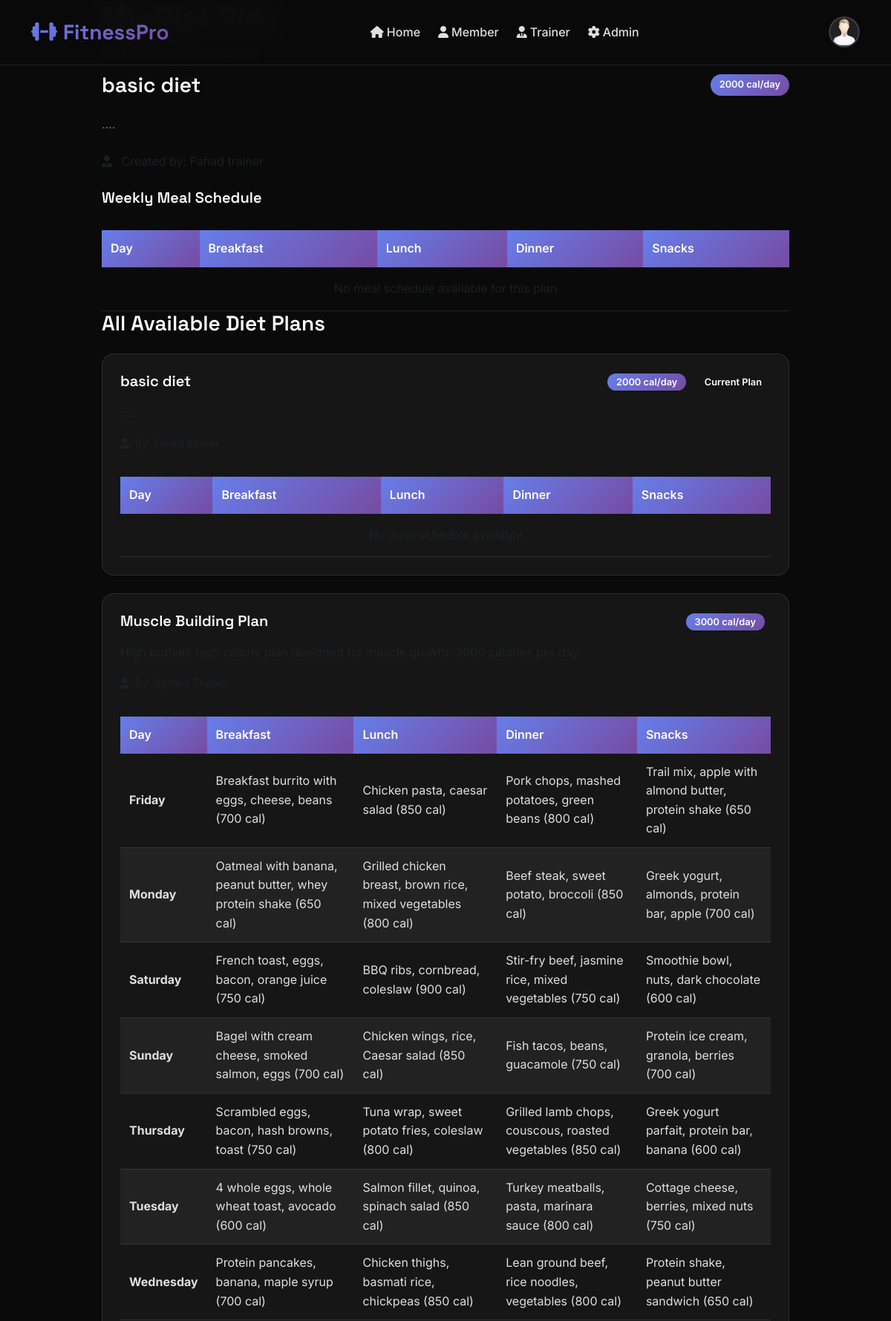
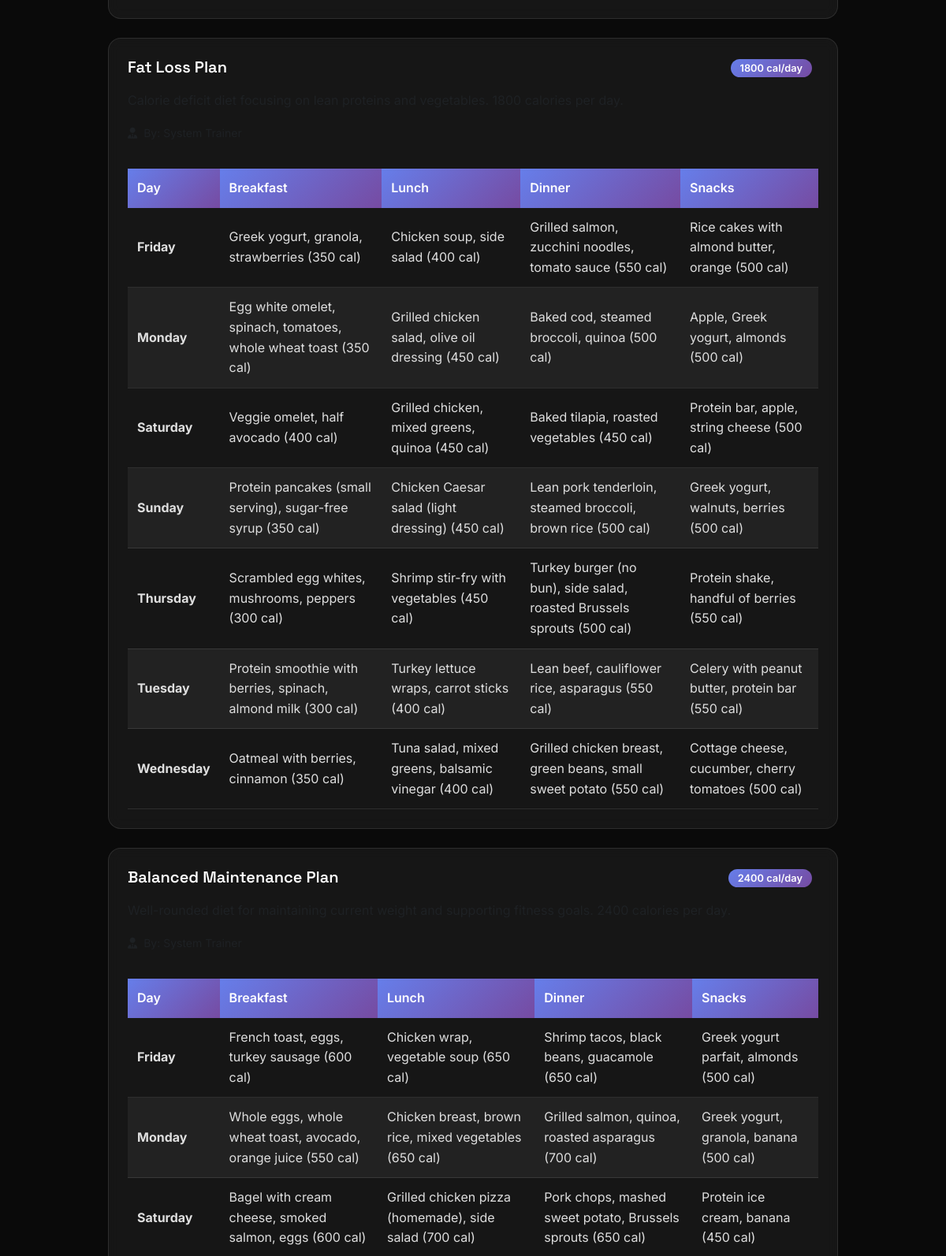
/diet_plan (signed in, upper part), run on the app's committed database (2 pictures, top to bottom).
### gym_management/gym_app/models.py (models this page shows, shortened)
class Gym_user(models.Model):
    first_name = models.CharField(max_length=50)
    last_name = models.CharField(max_length=50)
    dob = models.DateField()
    phone_number = models.CharField(max_length=20)
    image = models.ImageField(upload_to="users_profile_images/", default="users_profile_images/default.png", null=True, blank=True)
    weight = models.IntegerField(null=True, blank=True)
    height = models.IntegerField(null=True, blank=True)
    date_of_joining = models.DateTimeField(auto_now_add=True)
    email = models.CharField(max_length=50, null=True, blank=True)
    username = models.CharField(max_length=150, unique=True)
    password = models.CharField(max_length=100)
    address = models.ForeignKey(Address, on_delete=models.CASCADE, null=True, blank=True)
    gender = models.ForeignKey(Gender, on_delete=models.CASCADE)
    gym_split = models.ForeignKey(Gym_split, on_delete=models.CASCADE, null=True, blank=True)
    muscle_strength = models.ForeignKey(Muscle_strength, on_delete=models.CASCADE, null=True, blank=True)
    membership_plan = models.ForeignKey(MembershipPlan, on_delete=models.CASCADE, null=True, blank=True)
    payment_proof = models.ImageField(upload_to="payment_proofs/", null=True, blank=True)
    is_approved = models.BooleanField(default=False)
    is_blocked = models.BooleanField(default=False)
    membership_start_date = models.DateField(null=True, blank=True)
    membership_end_date = models.DateField(null=True, blank=True)
    reminder_sent = models.BooleanField(default=False)
    assigned_trainer = models.ForeignKey(Trainer, on_delete=models.SET_NULL, null=True, blank=True, related_name='assigned_members')
    trainer_requested = models.BooleanField(default=False)
    assigned_workout_plan = models.ForeignKey(WorkoutPlan, on_delete=models.SET_NULL, null=True, blank=True)
    assigned_diet_plan = models.ForeignKey(DietPlan, on_delete=models.SET_NULL, null=True, blank=True)
    @staticmethod
    def get_user_by_id(user_id):
        return Gym_user.objects.get(id=user_id)

class DietPlan(models.Model):
    trainer = models.ForeignKey(Trainer, on_delete=models.CASCADE, related_name='diet_plans')
    name = models.CharField(max_length=200)
    description = models.TextField()
    total_calories = models.IntegerField(null=True, blank=True)
    created_at = models.DateTimeField(auto_now_add=True)
    is_default = models.BooleanField(default=False)

class Trainer(models.Model):
    first_name = models.CharField(max_length=50)
    last_name = models.CharField(max_length=50)
    email = models.CharField(max_length=50, null=True, blank=True)
    phone_number = models.CharField(max_length=20)
    username = models.CharField(max_length=150, unique=True)
    password = models.CharField(max_length=100)
    specialization = models.CharField(max_length=200, null=True, blank=True)
    image = models.ImageField(upload_to="trainers/", default="trainers/default.png", null=True, blank=True)
    created_at = models.DateTimeField(auto_now_add=True)

class DietDay(models.Model):
    diet_plan = models.ForeignKey(DietPlan, on_delete=models.CASCADE, related_name='diet_days')
    day_name = models.CharField(max_length=20, choices=[
        ('Monday', 'Monday'),
        ('Tuesday', 'Tuesday'),
        ('Wednesday', 'Wednesday'),
        ('Thursday', 'Thursday'),
        ('Friday', 'Friday'),
        ('Saturday', 'Saturday'),
        ('Sunday', 'Sunday')
    ])
    breakfast = models.TextField()
    lunch = models.TextField()
    dinner = models.TextField()
    snacks = models.TextField(blank=True, null=True)
    class Meta:
        ordering = ['day_name']
        unique_together = ['diet_plan', 'day_name']

### gym_management/gym_app/views.py (the view)
# urls.py: path('diet_plan', views.diet_plan_detail_user, name='diet_plan'),
def diet_plan_detail_user(request):
    if 'user_id' not in request.session:
        return redirect('/user_login')
    user = Gym_user.get_user_by_id(request.session['user_id'])
    assigned_plan = user.assigned_diet_plan
    all_plans = DietPlan.objects.all().prefetch_related('diet_days')
    today_name = dt.datetime.now().strftime('%A')
    today_meals = None
    if assigned_plan:
        today_meals = DietDay.objects.filter(
            diet_plan=assigned_plan,
            day_name=today_name
        ).first()
    context = {
        'user': user,
        'assigned_plan': assigned_plan,
        'all_plans': all_plans,
        'today_meals': today_meals,
        'today_name': today_name
    }
    return render(request, 'diet_plan.html', context)

### gym_management/gym_app/templates/diet_plan.html (shortened to what this page needs)
{% extends 'base.html' %}
{% load static %}
{% block content %}
<div class="portal-container">
    <div class="container">
        <div class="row justify-content-center">
            <div class="col-lg-10">
                <div class="portal-card animate-slide-up">
                    <div class="portal-header">
                        <h1 class="portal-name">My Diet Plan</h1>
                        <p class="portal-username">Personalized nutrition guide</p>
                    </div>
                    <div class="portal-body">
                        {% if assigned_plan %}
                        <div class="portal-info animate-slide-up">
                            <div class="d-flex justify-content-between align-items-center mb-4">
                                <h3 class="mb-0">{{ assigned_plan.name }}</h3>
                                {% if assigned_plan.total_calories %}
                                <span class="calorie-badge">{{ assigned_plan.total_calories }} cal/day</span>
                                {% endif %}
                            </div>
                            <p class="text-secondary mb-4">{{ assigned_plan.description }}</p>
                            <p class="text-muted mb-4">
                                <i class="fas fa-user-tie me-2"></i>
                                Created by: {{ assigned_plan.trainer.first_name }} {{ assigned_plan.trainer.last_name }}
                            </p>
                            <h5 class="mb-3">Weekly Meal Schedule</h5>
                            <div class="table-responsive">
                                <table class="meal-table">
                                    <thead>
                                        <tr>
                                            <th>Day</th>
                                            <th>Breakfast</th>
                                            <th>Lunch</th>
                                            <th>Dinner</th>
                                            <th>Snacks</th>
                                        </tr>
                                    </thead>
                                    <tbody>
                                        {% for day in assigned_plan.diet_days.all %}
                                        <tr {% if day.day_name == today_name %}class="today-highlight"{% endif %}>
                                            <td><strong>{{ day.day_name }}</strong></td>
                                            <td>{{ day.breakfast|default:"—" }}</td>
                                            <td>{{ day.lunch|default:"—" }}</td>
                                            <td>{{ day.dinner|default:"—" }}</td>
                                            <td>{{ day.snacks|default:"—" }}</td>
                                        </tr>
                                        {% empty %}
                                        <tr>
                                            <td colspan="5" class="text-center text-muted py-3">
                                                No meal schedule available for this plan
                                            </td>
                                        </tr>
                                        {% endfor %}
                                    </tbody>
                                </table>
                            </div>
                        </div>
                        {% endif %}
                        <div class="portal-info animate-slide-up animate-delay-2">
                            <h3 class="mb-4">All Available Diet Plans</h3>
                            {% for plan in all_plans %}
                            <div class="plan-card">
                                <div class="d-flex justify-content-between align-items-start mb-3">
                                    <h5 class="mb-0">{{ plan.name }}</h5>
                                    <div>
                                        {% if plan.total_calories %}
                                        <span class="calorie-badge me-2">{{ plan.total_calories }} cal/day</span>
                                        {% endif %}
                                        {% if plan == assigned_plan %}
                                        <span class="current-badge">Current Plan</span>
                                        {% endif %}
                                    </div>
                                </div>
                                <p class="text-muted mb-3">{{ plan.description }}</p>
                                <p class="text-muted mb-3">
                                    <small>
                                        <i class="fas fa-user-tie me-1"></i>
                                    </small>
                                </p>
                                <div class="table-responsive">
                                    <table class="meal-table">
                                        <thead>
                                            <tr>
                                                <th>Day</th>
                                                <th>Breakfast</th>
                                                <th>Lunch</th>
                                                <th>Dinner</th>
                                                <th>Snacks</th>
                                            </tr>
                                        </thead>
                                        <tbody>
                                            {% for day in plan.diet_days.all %}
                                            <tr>
                                                <td><strong>{{ day.day_name }}</strong></td>
                                                <td>{{ day.breakfast|default:"—" }}</td>
                                                <td>{{ day.lunch|default:"—" }}</td>
                                                <td>{{ day.dinner|default:"—" }}</td>
                                                <td>{{ day.snacks|default:"—" }}</td>
                                            </tr>
                                            {% empty %}
                                            <tr>
                                                <td colspan="5" class="text-center text-muted py-3">
                                                </td>
                                            </tr>
                                            {% endfor %}
                                        </tbody>
                                    </table>
                                </div>
                            </div>
                            {% empty %}
                            <div class="text-center py-4">
                                <i class="fas fa-utensils text-muted mb-3" style="font-size: 3rem;"></i>
                                <p   style = "color : var(--text-muted)"  >No diet plans available yet</p>
                            </div>
                            {% endfor %}
                        </div>
                    </div>
                </div>
            </div>
        </div>
    </div>
</div>
{% endblock %}

### gym_management/gym_app/templates/base.html (shortened to what this page needs)
{% load static %}
<!DOCTYPE html>
<html lang="en">
<head>
    <link href="https://cdn.jsdelivr.net/npm/bootstrap@5.3.2/dist/css/bootstrap.min.css" rel="stylesheet">
    <link rel="stylesheet" href="https://cdnjs.cloudflare.com/ajax/libs/font-awesome/6.5.0/css/all.min.css">
    <link href="https://unpkg.com/aos@2.3.1/dist/aos.css" rel="stylesheet">
</head>
<body>
    <nav class="navbar navbar-expand-lg navbar-dark fixed-top" id="mainNavbar">
        <div class="container">
            <a class="navbar-brand" href="/">
                <i class="fas fa-dumbbell me-2"></i>FitnessPro
            </a>
            <div class="collapse navbar-collapse" id="navbarNav">
                <ul class="navbar-nav mx-auto">
                    <li class="nav-item">
                        <a class="nav-link active" href="/" data-page="home">
                            <i class="fas fa-home me-1"></i>Home
                        </a>
                    </li>
                    <li class="nav-item">
                        <a class="nav-link" href="/user_login" data-page="member">
                            <i class="fas fa-user me-1"></i>Member
                        </a>
                    </li>
                    <li class="nav-item">
                        <a class="nav-link" href="/trainer_login" data-page="trainer">
                            <i class="fas fa-user-tie me-1"></i>Trainer
                        </a>
                    </li>
                    <li class="nav-item">
                        <a class="nav-link" href="/admin_login" data-page="admin">
                            <i class="fas fa-cog me-1"></i>Admin
                        </a>
                    </li>
                </ul>
<div class="user-icon-container dropdown">
    {% if logged_in_user %}
        <a href="#" class="user-icon dropdown-toggle" id="userDropdown" data-bs-toggle="dropdown" aria-expanded="false" title="My Account">
            <img src="{{ logged_in_user.image.url }}" alt="Profile" style="width:42px;height:42px;border-radius:50%;object-fit:cover;">
        </a>
    {% else %}
        <a href="/user_login" class="user-icon" data-bs-toggle="tooltip" data-bs-placement="bottom" title="Login / Register">
            <i class="fas fa-user"></i>
        </a>
    {% endif %}
</div>
            </div>
        </div>
    </nav>
    <main>
        {% block content %}{% endblock %}
    </main>
</body>
</html>

### data on the page
Gym_user: image (placeholder picture)
DietPlan: name "basic diet", total_calories "2000", description "....", trainer.first_name "Fahad", trainer.last_name "trainer", shows "Current Plan"
DietPlan: name "Muscle Building Plan", total_calories "3000"
DietDay: day_name "Friday", breakfast "Breakfast burrito with eggs, cheese, beans (700 cal)", lunch "Chicken pasta, caesar salad (850 cal)", dinner "Pork chops, mashed potatoes, green beans (800 cal)", snacks "Trail mix, apple with almond butter, protein shake (650 cal)"
DietDay: day_name "Monday", breakfast "Oatmeal with banana, peanut butter, whey protein shake (650 cal)", lunch "Grilled chicken breast, brown rice, mixed vegetables (800 cal)", dinner "Beef steak, sweet potato, broccoli (850 cal)", snacks "Greek yogurt, almonds, protein bar, apple (700 cal)"
DietDay: day_name "Saturday", breakfast "French toast, eggs, bacon, orange juice (750 cal)", lunch "BBQ ribs, cornbread, coleslaw (900 cal)", dinner "Stir-fry beef, jasmine rice, mixed vegetables (750 cal)", snacks "Smoothie bowl, nuts, dark chocolate (600 cal)"
DietDay: day_name "Sunday", breakfast "Bagel with cream cheese, smoked salmon, eggs (700 cal)", lunch "Chicken wings, rice, Caesar salad (850 cal)", dinner "Fish tacos, beans, guacamole (750 cal)", snacks "Protein ice cream, granola, berries (700 cal)"
DietDay: day_name "Thursday", breakfast "Scrambled eggs, bacon, hash browns, toast (750 cal)", lunch "Tuna wrap, sweet potato fries, coleslaw (800 cal)", dinner "Grilled lamb chops, couscous, roasted vegetables (850 cal)", snacks "Greek yogurt parfait, protein bar, banana (600 cal)"
DietDay: day_name "Tuesday", breakfast "4 whole eggs, whole wheat toast, avocado (600 cal)", lunch "Salmon fillet, quinoa, spinach salad (850 cal)", dinner "Turkey meatballs, pasta, marinara sauce (800 cal)", snacks "Cottage cheese, berries, mixed nuts (750 cal)"
DietDay: day_name "Wednesday", breakfast "Protein pancakes, banana, maple syrup (700 cal)", lunch "Chicken thighs, basmati rice, chickpeas (850 cal)", dinner "Lean ground beef, rice noodles, vegetables (800 cal)", snacks "Protein shake, peanut butter sandwich (650 cal)"
DietPlan: name "Fat Loss Plan", total_calories "1800"
DietDay: day_name "Friday", breakfast "Greek yogurt, granola, strawberries (350 cal)", lunch "Chicken soup, side salad (400 cal)", dinner "Grilled salmon, zucchini noodles, tomato sauce (550 cal)", snacks "Rice cakes with almond butter, orange (500 cal)"
DietDay: day_name "Monday", breakfast "Egg white omelet, spinach, tomatoes, whole wheat toast (350 cal)", lunch "Grilled chicken salad, olive oil dressing (450 cal)", dinner "Baked cod, steamed broccoli, quinoa (500 cal)", snacks "Apple, Greek yogurt, almonds (500 cal)"
DietDay: day_name "Saturday", breakfast "Veggie omelet, half avocado (400 cal)", lunch "Grilled chicken, mixed greens, quinoa (450 cal)", dinner "Baked tilapia, roasted vegetables (450 cal)", snacks "Protein bar, apple, string cheese (500 cal)"
DietDay: day_name "Sunday", breakfast "Protein pancakes (small serving), sugar-free syrup (350 cal)", lunch "Chicken Caesar salad (light dressing) (450 cal)", dinner "Lean pork tenderloin, steamed broccoli, brown rice (500 cal)", snacks "Greek yogurt, walnuts, berries (500 cal)"
DietDay: day_name "Thursday", breakfast "Scrambled egg whites, mushrooms, peppers (300 cal)", lunch "Shrimp stir-fry with vegetables (450 cal)", dinner "Turkey burger (no bun), side salad, roasted Brussels sprouts (500 cal)", snacks "Protein shake, handful of berries (550 cal)"
DietDay: day_name "Tuesday", breakfast "Protein smoothie with berries, spinach, almond milk (300 cal)", lunch "Turkey lettuce wraps, carrot sticks (400 cal)", dinner "Lean beef, cauliflower rice, asparagus (550 cal)", snacks "Celery with peanut butter, protein bar (550 cal)"
DietDay: day_name "Wednesday", breakfast "Oatmeal with berries, cinnamon (350 cal)", lunch "Tuna salad, mixed greens, balsamic vinegar (400 cal)", dinner "Grilled chicken breast, green beans, small sweet potato (550 cal)", snacks "Cottage cheese, cucumber, cherry tomatoes (500 cal)"
DietPlan: name "Balanced Maintenance Plan", total_calories "2400"
DietDay: day_name "Friday", breakfast "French toast, eggs, turkey sausage (600 cal)", lunch "Chicken wrap, vegetable soup (650 cal)", dinner "Shrimp tacos, black beans, guacamole (650 cal)", snacks "Greek yogurt parfait, almonds (500 cal)"
DietDay: day_name "Monday", breakfast "Whole eggs, whole wheat toast, avocado, orange juice (550 cal)", lunch "Chicken breast, brown rice, mixed vegetables (650 cal)", dinner "Grilled salmon, quinoa, roasted asparagus (700 cal)", snacks "Greek yogurt, granola, banana (500 cal)"
DietDay: day_name "Saturday", breakfast "Bagel with cream cheese, smoked salmon, eggs (600 cal)", lunch "Grilled chicken pizza (homemade), side salad (700 cal)", dinner "Pork chops, mashed sweet potato, Brussels sprouts (650 cal)", snacks "Protein ice cream, banana (450 cal)"
